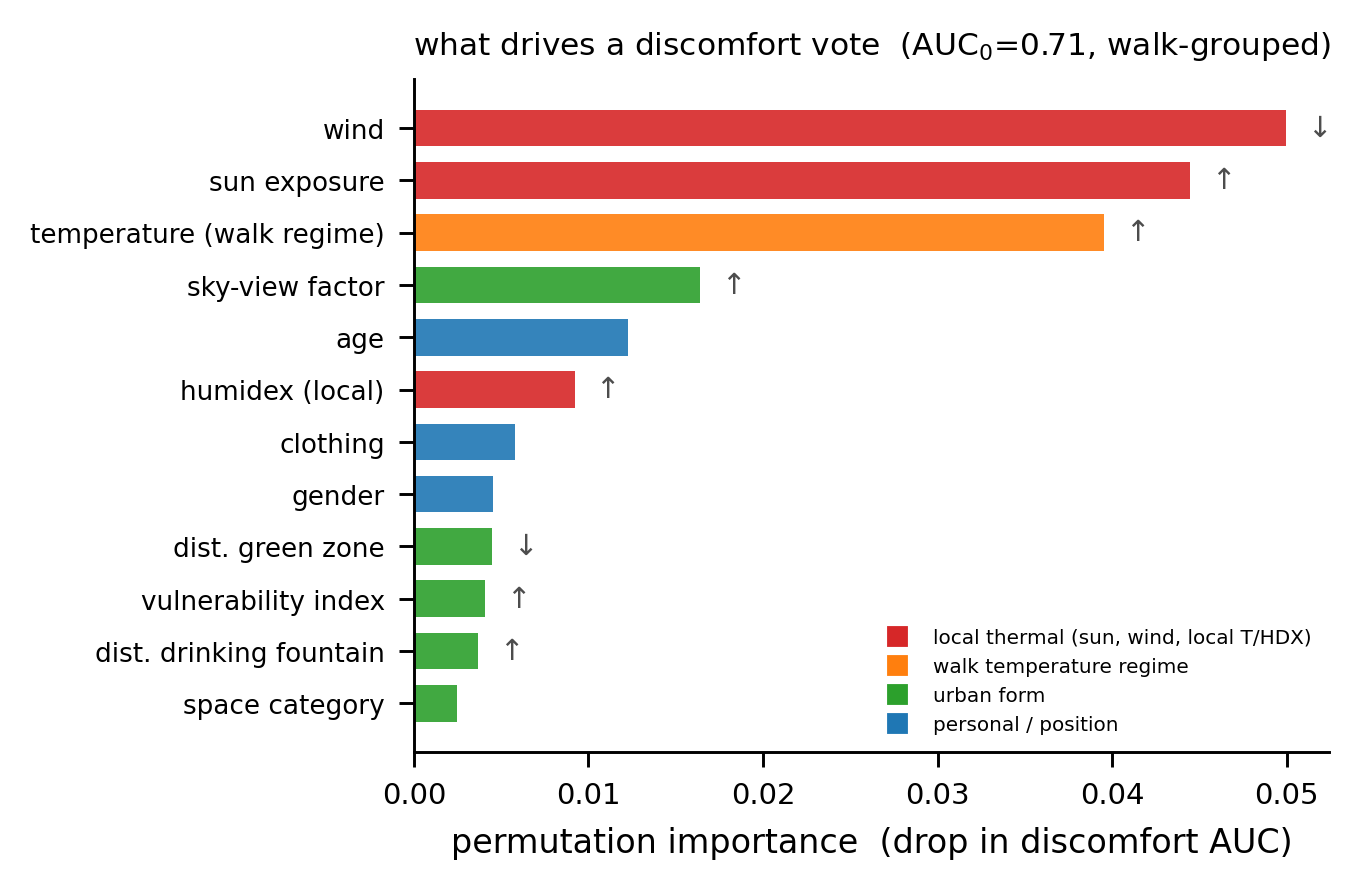

Write the Python code that produced this figure.
"""F_ml_importance -- which conditions drive a discomfort vote. Walk-grouped permutation importance
(mean AUC drop when a feature is shuffled in the held-out fold) of an L2 logistic model predicting
P(uncomfortable) from raw environment+context (T_env excluded). Bars coloured by family
(regime / local thermal / urban form / personal). Sign = direction of the univariate rank association
with discomfort. Message: local sun(+) and wind(-) dominate, the walk's temperature regime next;
WITHIN-walk air temperature anomaly is nearly useless -- temperature acts between walks, not within.
Source: markovian_analysis_baseline.csv ; walk-grouped 5-fold CV."""
import os, numpy as np, pandas as pd, matplotlib.pyplot as plt, warnings; warnings.filterwarnings("ignore")
from sklearn.compose import ColumnTransformer
from sklearn.pipeline import Pipeline
from sklearn.impute import SimpleImputer
from sklearn.preprocessing import StandardScaler, OneHotEncoder
from sklearn.linear_model import LogisticRegression
from sklearn.model_selection import GroupKFold
from sklearn.metrics import roc_auc_score
from scipy.stats import spearmanr
from matplotlib.lines import Line2D
from _common import set_style, save, CM
set_style()
HERE=os.path.dirname(os.path.abspath(__file__))
d=pd.read_csv(os.path.join(HERE,"..","data","markovian_analysis_baseline.csv")).dropna(subset=["comfort3","walk_id"]).copy()
FAM={"temp_rel_walk":"local","HDX_rel_walk":"local","sun_s":"local","wind_s":"local",
 "temp_mean_walk":"regime","HDX_mean_walk":"regime",
 "SVF_1.5m":"urban","NDVI_1.5m":"urban","IVAC":"urban","climate_shelter":"urban",
 "distance_fountain":"urban","distance_drinking_fountain":"urban","distance_green_zone":"urban","surface_type":"urban","space_category":"urban",
 "gender":"personal","age":"personal","participants_clothing":"personal","spent_time":"personal","stop_idx":"personal"}
NICE={"sun_s":"sun exposure","wind_s":"wind","temp_mean_walk":"temperature (walk regime)","SVF_1.5m":"sky-view factor",
 "age":"age","HDX_rel_walk":"humidex (local)","gender":"gender","temp_rel_walk":"temperature (local)","NDVI_1.5m":"greenness (NDVI)",
 "IVAC":"vulnerability index","participants_clothing":"clothing","HDX_mean_walk":"humidex (regime)","stop_idx":"stop position",
 "distance_green_zone":"dist. green zone","distance_fountain":"dist. fountain","distance_drinking_fountain":"dist. drinking fountain",
 "climate_shelter":"dist. climate shelter","surface_type":"surface type","space_category":"space category","spent_time":"time outdoors"}
COLF={"local":"#d62728","regime":"#ff7f0e","urban":"#2ca02c","personal":"#1f77b4"}
num=[f for f in FAM if d[f].dtype!=object]; cat=[f for f in FAM if d[f].dtype==object]
feats=num+cat
X=d[feats].reset_index(drop=True); yb=(d.comfort3.to_numpy()=="uncomfortable").astype(int); grp=d.walk_id.to_numpy()
pre=ColumnTransformer([("n",Pipeline([("i",SimpleImputer(strategy="median")),("s",StandardScaler())]),num),
                       ("c",Pipeline([("i",SimpleImputer(strategy="most_frequent")),("o",OneHotEncoder(handle_unknown="ignore"))]),cat)])
mdl=Pipeline([("p",pre),("m",LogisticRegression(max_iter=3000,class_weight="balanced"))])
gkf=GroupKFold(5); rng=np.random.default_rng(0); imp={f:[] for f in feats}; baseA=[]
for tr,te in gkf.split(X,yb,grp):
    m=mdl.fit(X.iloc[tr],yb[tr]); Xte=X.iloc[te].reset_index(drop=True); yte=yb[te]
    base=roc_auc_score(yte,m.predict_proba(Xte)[:,1]); baseA.append(base)
    for f in feats:
        dd=[]
        for _ in range(6):
            Xp=Xte.copy(); Xp[f]=rng.permutation(Xp[f].values); dd.append(base-roc_auc_score(yte,m.predict_proba(Xp)[:,1]))
        imp[f].append(np.mean(dd))
impm={f:np.mean(v) for f,v in imp.items()}
sgn={f:(spearmanr(d[f],yb).correlation if f in num else np.nan) for f in feats}
ordf=sorted(feats,key=lambda f:impm[f],reverse=True)[:12][::-1]
fig,ax=plt.subplots(figsize=(10*CM,7.4*CM))
yy=np.arange(len(ordf))
for i,f in enumerate(ordf):
    ax.barh(i,impm[f],color=COLF[FAM[f]],alpha=0.9,height=0.7)
    s=sgn[f]
    if not np.isnan(s): ax.text(impm[f]+0.0012,i,"↑" if s>0 else "↓",va="center",fontsize=7,color="0.3")
ax.set_yticks(yy); ax.set_yticklabels([NICE[f] for f in ordf],fontsize=6.3)
ax.set_xlabel("permutation importance  (drop in discomfort AUC)")
ax.set_title("what drives a discomfort vote  (AUC$_0$=%.2f, walk-grouped)"%np.mean(baseA),fontsize=7.5)
handles=[Line2D([0],[0],marker="s",color="w",markerfacecolor=COLF[k],ms=6,label=l) for k,l in
         [("local","local thermal (sun, wind, local T/HDX)"),("regime","walk temperature regime"),("urban","urban form"),("personal","personal / position")]]
ax.legend(handles=handles,fontsize=4.8,frameon=False,loc="lower right")
save(fig,"F_ml_importance")
gtot={g:sum(impm[f] for f in feats if FAM[f]==g) for g in COLF}
print("grouped:",{g:round(v,3) for g,v in gtot.items()})
print("top:",[(NICE[f],round(impm[f],3),round(sgn[f],2) if not np.isnan(sgn[f]) else None) for f in ordf[::-1][:6]])
